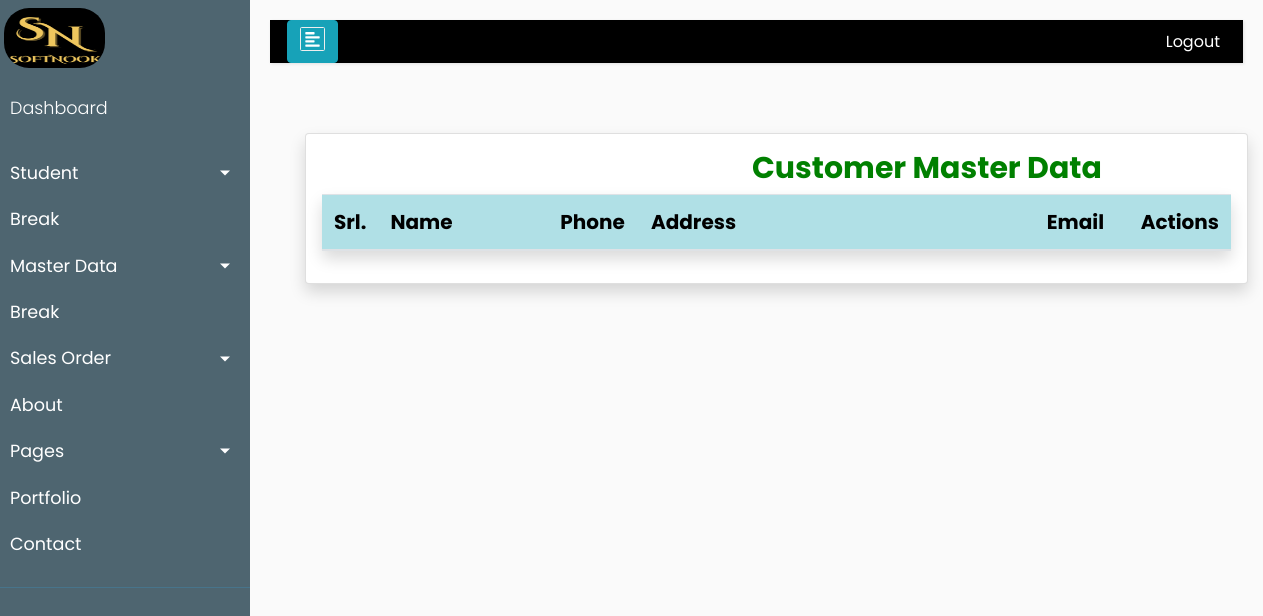
Page /product/customer1/ (signed in) on the earlier database version.
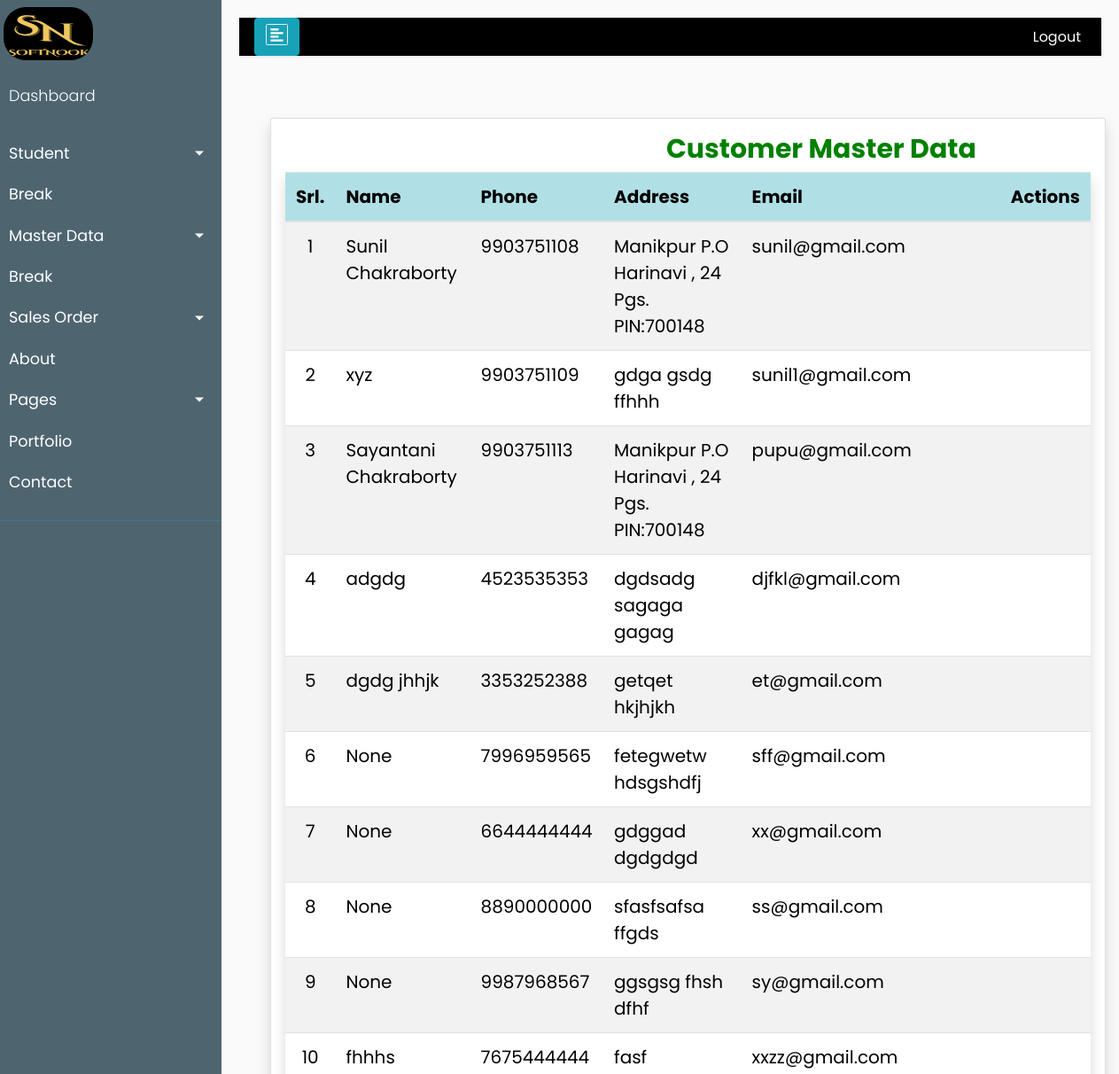
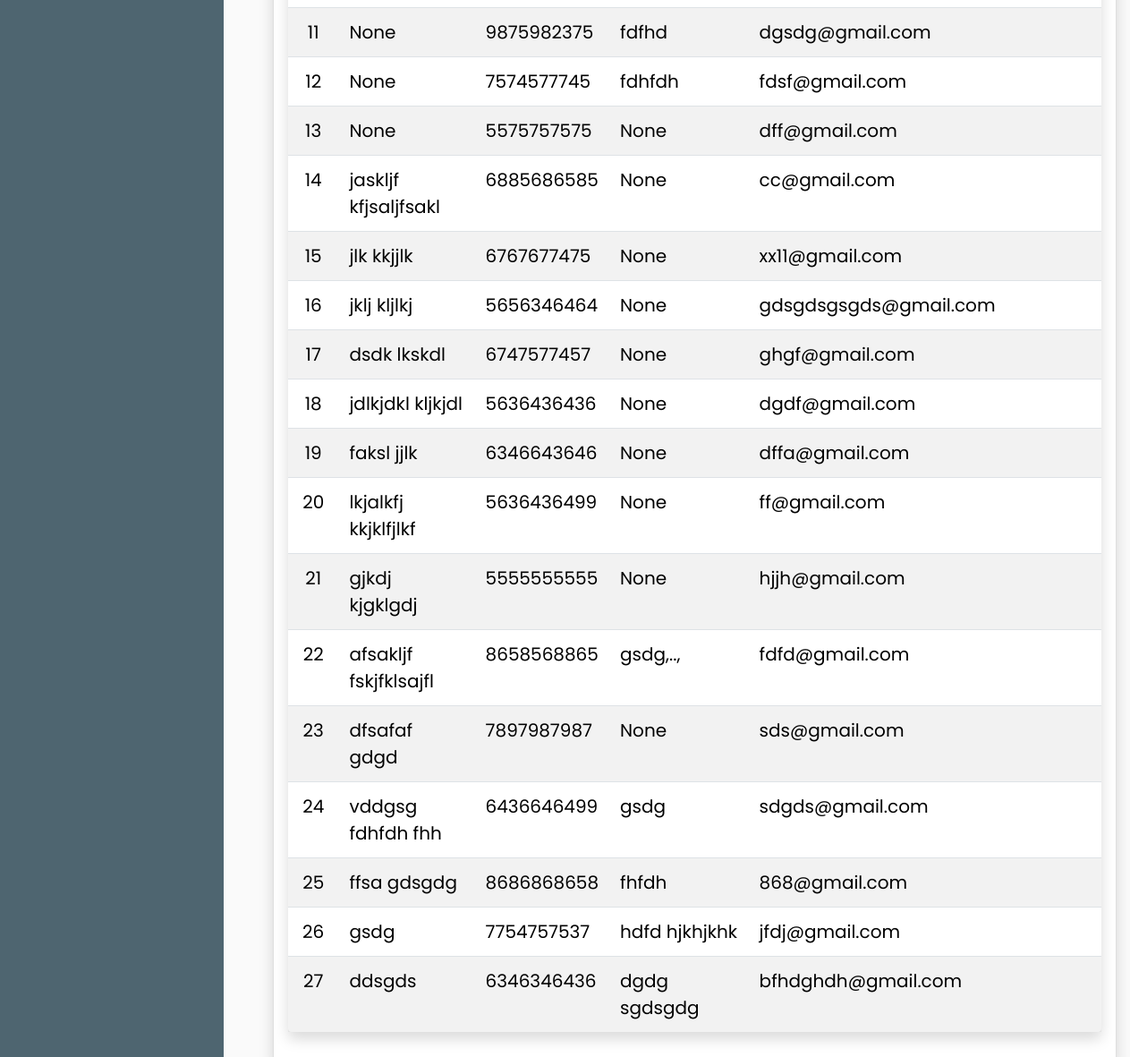
Same page on the later database version (2 pictures, top to bottom).
### product/models.py (models this page shows, shortened)
class Customer(models.Model):
    id              = models.AutoField(primary_key=True)
    name            = models.CharField(verbose_name='Name',max_length=150,null=True, blank=True)
    phone           = models.CharField(verbose_name='Phone',max_length=12, unique=True)
    address         = models.CharField(verbose_name='Address',max_length=200,null=True)
    email           = models.EmailField(verbose_name='Email',max_length=50, unique=True)
    created_date    = models.DateTimeField(auto_now_add=True)
    modified_date   = models.DateTimeField(auto_now=True)
    fk_email 	    = models.ForeignKey(Account,verbose_name="email key", on_delete=models.CASCADE, null=True, blank=True)
    is_deleted      = models.BooleanField(default=False)

### product/views.py (the view)
# urls.py: path('customer1/', customer_list, name='customer1'),
def customer_list(request):
    user_id = request.session['user_id']
    account = Account.objects.get(id=user_id)
    customers = Customer.objects.all()
    for customer in customers:
        print(customer.pk)
    qs=Customer.objects.all()
    context={
        "queryset":qs,
        "customers":customers,
    }
    return render(request, "product/customer_list.html", context)

### product/templates/product/customer_list.html (shortened to what this page needs)
{% extends 'base.html' %}
{% load static %}
	{% block content %}
  </head>
  <body>
	<br>
    <main role="main" class="container" >
	  <div class="card shadow p-3 mb-5 bg-white rounded" style="width:100%;margin-top:5px;">
		<table id="product" class = "table sts table-striped rounded shadow display " style="width:100% ">
				<h2 style="color:green;font-weight:bolder;font-size:30px;margin-left:430px;">Customer Master Data</h2>
				<thead class="sticky">
					<tr style="background-color:powderblue;" >
						<th style="text-align: center;color:black; width:2%">Srl.</th>
						<th style="text-align: left;color:black; width:20%">Name</th>
						<th style="text-align: left;color:black; width:10%">Phone</th>
						<th style="text-align: left;color:black; width:48%">Address</th>
						<th style="text-align: left;color:black;width:10%">Email</th>
						<th style="text-align: left;color:black; width:10%">&nbspActions</th>
					</tr>
				</thead>
				<tbody>
				{% for item in queryset %}
					<tr>
						<td style="text-align: center;">{{ forloop.counter }}</td>
						<td style="text-align: left;">{{ item.name }}</td>
						<td style="text-align: left;">{{ item.phone }}</td>
						<td style="text-align: left;">{{ item.address }}</td>
						<td style="text-align: left;">{{ item.email }}</td>
						<td class="align-middle">
						</td>
					</tr>
				{% endfor %}
				</tbody>
		</table>
	</div>
    </main>
{% endblock content %}

Differences in the rows shown:
added Customer: name "Sunil Chakraborty", phone "9903751108", address "Manikpur P.O Harinavi , 24 Pgs. PIN:700148", email "sunil@gmail.com"
added Customer: name "xyz", phone "9903751109", address "gdga gsdg ffhhh", email "sunil1@gmail.com"
added Customer: name "Sayantani Chakraborty", phone "9903751113", address "Manikpur P.O Harinavi , 24 Pgs. PIN:700148", email "pupu@gmail.com"
added Customer: name "adgdg", phone "4523535353", address "dgdsadg sagaga gagag", email "djfkl@gmail.com"
added Customer: name "dgdg jhhjk", phone "3353252388", address "getqet hkjhjkh", email "et@gmail.com"
added Customer: name "None", phone "7996959565", address "fetegwetw hdsgshdfj", email "sff@gmail.com"
added Customer: name "None", phone "6644444444", address "gdggad dgdgdgd", email "xx@gmail.com"
added Customer: name "None", phone "8890000000", address "sfasfsafsa ffgds", email "ss@gmail.com"
added Customer: name "None", phone "9987968567", address "ggsgsg fhsh dfhf", email "sy@gmail.com"
added Customer: name "fhhhs", phone "7675444444", address "fasf", email "xxzz@gmail.com"
added Customer: name "None", phone "9875982375", address "fdfhd", email "dgsdg@gmail.com"
added Customer: name "None", phone "7574577745", address "fdhfdh", email "fdsf@gmail.com"
added Customer: name "None", phone "5575757575", address "None", email "dff@gmail.com"
added Customer: name "jaskljf kfjsaljfsakl", phone "6885686585", address "None", email "cc@gmail.com"
added Customer: name "jlk kkjjlk", phone "6767677475", address "None", email "xx11@gmail.com"
added Customer: name "jklj kljlkj", phone "5656346464", address "None", email "gdsgdsgsgds@gmail.com"
added Customer: name "dsdk lkskdl", phone "6747577457", address "None", email "ghgf@gmail.com"
added Customer: name "jdlkjdkl kljkjdl", phone "5636436436", address "None", email "dgdf@gmail.com"
added Customer: name "faksl jjlk", phone "6346643646", address "None", email "dffa@gmail.com"
added Customer: name "lkjalkfj kkjklfjlkf", phone "5636436499", address "None", email "ff@gmail.com"
added Customer: name "gjkdj kjgklgdj", phone "5555555555", address "None", email "hjjh@gmail.com"
added Customer: name "afsakljf fskjfklsajfl", phone "8658568865", address "gsdg,..,", email "fdfd@gmail.com"
added Customer: name "dfsafaf gdgd", phone "7897987987", address "None", email "sds@gmail.com"
added Customer: name "vddgsg fdhfdh fhh", phone "6436646499", address "gsdg", email "sdgds@gmail.com"
added Customer: name "ffsa gdsgdg", phone "8686868658", address "fhfdh", email "868@gmail.com"
added Customer: name "gsdg", phone "7754757537", address "hdfd hjkhjkhk", email "jfdj@gmail.com"
added Customer: name "ddsgds", phone "6346346436", address "dgdg sgdsgdg", email "bfhdghdh@gmail.com"
